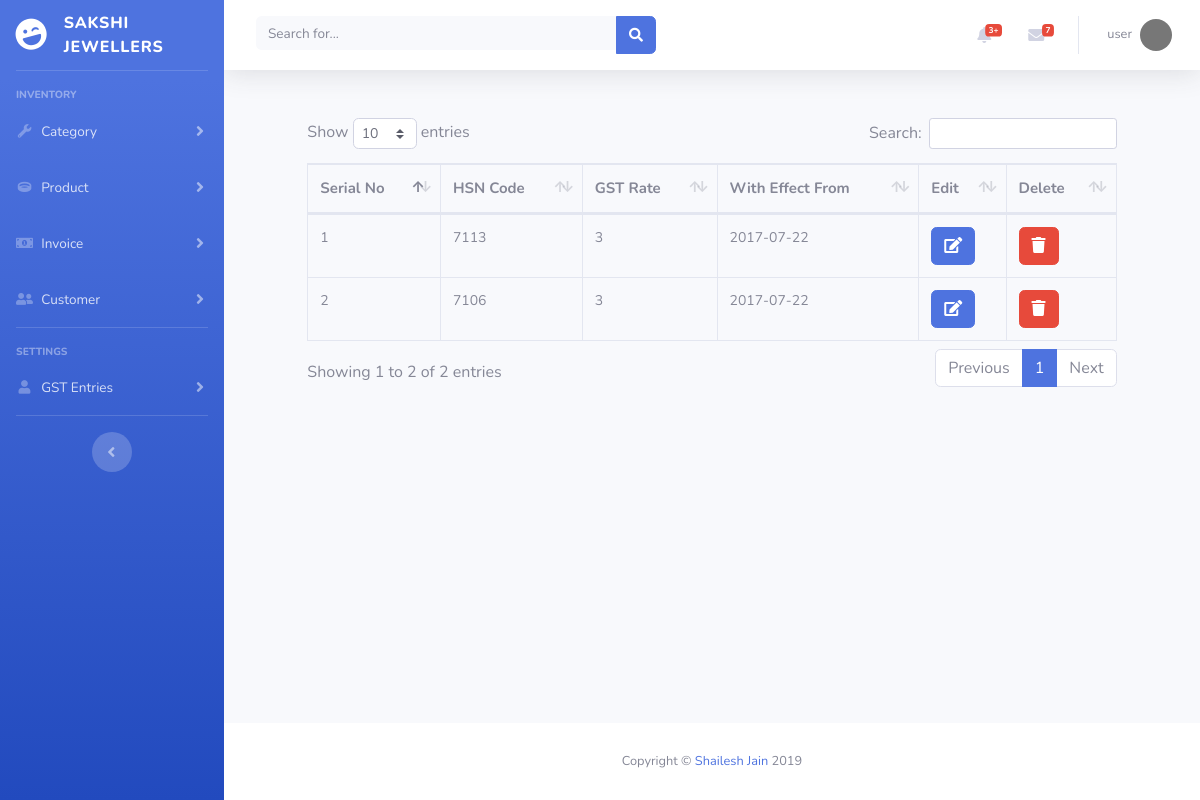
Screenshot of /gst.php with the database file from the repository.
### tables this page shows
CREATE TABLE `gst` (
  `gst_id` int(11) NOT NULL,
  `hsn_code` int(11) NOT NULL,
  `gst_rate` double NOT NULL,
  `wef` date NOT NULL,
  `deleted` int(1) NOT NULL DEFAULT '0',
  `created_at` datetime NOT NULL,
  `deleted_at` datetime NOT NULL,
  `created_by` int(11) NOT NULL,
  `deleted_by` int(11) NOT NULL
);

### gst.php (called while the page is built, shortened)
<?php
require_once ('helpers/static-components.php');

### db/core/CRUD.class.php (called while the page is built, shortened)
<?php
class CRUD
{
    private static $pdo;
    private static $dsn = "mysql:host=".HOST.";dbname=".DB;
    public static function init()
    {
        try
        {
            self::$pdo = new PDO(self::$dsn, USERNAME, PASSWORD);
            self::$pdo->setAttribute(PDO::ATTR_DEFAULT_FETCH_MODE, PDO::FETCH_OBJ);
        }
        catch (PDOException $ex)
        {
             throw $ex;
        }
    }
    public static function query($query, ...$params)
    {
        if(strpos($query, "?") === false){
            $res = self::$pdo->query($query);
            return $res;
        }
        return self::executePreparedStatement($query, ...$params);
    }
}

### db/models/GST.class.php (called while the page is built, shortened)
<?php
class GST extends Table
{
    public static function viewAll()
    {
       return $rs = CRUD::query("SELECT  @sr_no:=@sr_no+1 as serial_no,gst.* FROM gst INNER JOIN (SELECT MAX(wef) as wef, hsn_code from gst GROUP BY hsn_code) as g1 INNER JOIN (SELECT @sr_no:= 0) AS a WHERE gst.hsn_code = g1.hsn_code AND gst.wef = g1.wef AND gst.deleted = 0");
    }
}

### includes/pages/gst/view-all-gst.php (the view, shortened to what this page needs)
<?php
$model_name = "GST";
$column_names_as = array(
        "serial_no" => "Serial No",
        "hsn_code" => "HSN Code",
        "gst_rate" => "GST Rate",
        "wef" => "With Effect From",
);
?>
<div class="row">
    <div class="offset-1 col-md-10">
        <div class="table-responsive">
            <table class="tables table table-bordered">
                <thead>
                    <tr>
                        <?php
                        foreach ($column_names_as as $column_name_as) {
                            echo "<th>{$column_name_as}</th>";
                        }
                        ?>
                        <th>Edit</th>
                        <th>Delete</th>
                    </tr>
                </thead>
                <tbody>
                <?php
                $column_names = array_keys($column_names_as);
                $rs=$model_name::viewAll();
                while($row = $rs->fetch(PDO::FETCH_ASSOC)) {
                    echo "<tr>";
                    foreach ($column_names as $column_name) {
                        echo "<td>$row[$column_name]</td>";
                    }
                    echo "<td><a class='btn btn-primary text-white' href='gst.php?src=edit-gst&id={$row["gst_id"]}' data-toggle='tooltip' data-html='true' title='Edit this GST entry'><i class='fa fa-edit'></i></a></td>";
                    echo "<td><a class='btn btn-danger text-white delete' data-toggle='modal' data-target='#deleteModal' data-html='true' title='Delete this GST entry' data-delete='gst.php?src=delete-gst&hsn_code={$row["hsn_code"]}'><i class='fa fa-trash'></i></a></td>";
                }
                ?>
                </tbody>
            </table>
        </div>
    </div>
</div>

### rows the page displays
gst: column_name "1", hsn_code "7113", gst_rate "3", wef "2017-07-22"
gst: column_name "2", hsn_code "7106", gst_rate "3", wef "2017-07-22"

### other values shown
$user_name "user"
$column_name_as "Serial No"
$column_name_as "HSN Code"
$column_name_as "GST Rate"
$column_name_as "With Effect From"
